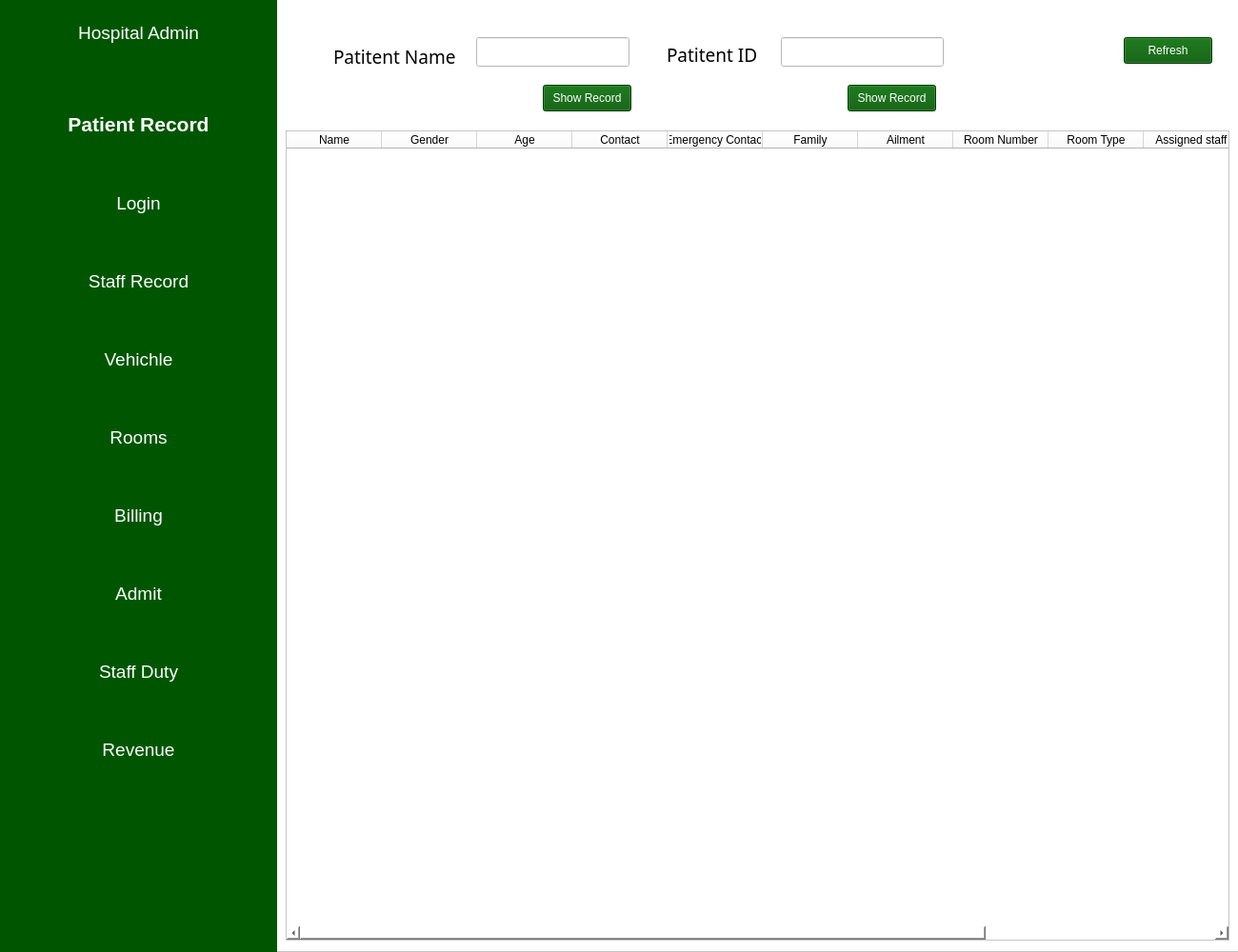
<?xml version="1.0" encoding="UTF-8"?>
<ui version="4.0">
 <class>MainWindow</class>
 <widget class="QMainWindow" name="MainWindow">
  <property name="geometry">
   <rect>
    <x>0</x>
    <y>0</y>
    <width>1300</width>
    <height>1000</height>
   </rect>
  </property>
  <property name="windowTitle">
   <string>MainWindow</string>
  </property>
  <property name="styleSheet">
   <string notr="true">background-color: rgb(255,255,255);
</string>
  </property>
  <widget class="QWidget" name="MainWidget">
   <widget class="QFrame" name="frame">
    <property name="geometry">
     <rect>
      <x>0</x>
      <y>-1</y>
      <width>1301</width>
      <height>1001</height>
     </rect>
    </property>
    <property name="frameShape">
     <enum>QFrame::StyledPanel</enum>
    </property>
    <property name="frameShadow">
     <enum>QFrame::Raised</enum>
    </property>
    <widget class="QLabel" name="PIDLabel_2">
     <property name="geometry">
      <rect>
       <x>350</x>
       <y>50</y>
       <width>141</width>
       <height>21</height>
      </rect>
     </property>
     <property name="font">
      <font>
       <family>Mongolian Baiti</family>
       <pointsize>14</pointsize>
       <weight>50</weight>
       <italic>false</italic>
       <bold>false</bold>
      </font>
     </property>
     <property name="styleSheet">
      <string notr="true">background-color: rgba(255, 255, 255, 0);font: 14pt &quot;Mongolian Baiti&quot;;color: rgb(0,0,0);</string>
     </property>
     <property name="text">
      <string>Patitent Name</string>
     </property>
    </widget>
    <widget class="QLineEdit" name="PIDEntry_2">
     <property name="geometry">
      <rect>
       <x>500</x>
       <y>40</y>
       <width>161</width>
       <height>31</height>
      </rect>
     </property>
     <property name="font">
      <font>
       <pointsize>10</pointsize>
      </font>
     </property>
     <property name="styleSheet">
      <string notr="true">color: rgb(255, 255, 255);
selection-background-color: rgb(255, 11, 104);</string>
     </property>
    </widget>
    <widget class="QPushButton" name="button">
     <property name="geometry">
      <rect>
       <x>1180</x>
       <y>40</y>
       <width>93</width>
       <height>28</height>
      </rect>
     </property>
     <property name="styleSheet">
      <string notr="true">color: rgb(255, 255, 255);
background-color: rgb(0,86,0);</string>
     </property>
     <property name="text">
      <string>Refresh</string>
     </property>
    </widget>
    <widget class="QTableWidget" name="TableWidget">
     <property name="geometry">
      <rect>
       <x>300</x>
       <y>138</y>
       <width>991</width>
       <height>851</height>
      </rect>
     </property>
     <property name="font">
      <font>
       <family>Mongolian Baiti</family>
       <pointsize>11</pointsize>
       <weight>50</weight>
       <italic>false</italic>
       <bold>false</bold>
      </font>
     </property>
     <property name="styleSheet">
      <string notr="true">font: 11pt &quot;Mongolian Baiti&quot;;
color: rgb(0, 0, 0);</string>
     </property>
     <property name="gridStyle">
      <enum>Qt::DashDotDotLine</enum>
     </property>
     <property name="sortingEnabled">
      <bool>true</bool>
     </property>
     <column>
      <property name="text">
       <string>Name</string>
      </property>
     </column>
     <column>
      <property name="text">
       <string>Gender</string>
      </property>
     </column>
     <column>
      <property name="text">
       <string>Age</string>
      </property>
     </column>
     <column>
      <property name="text">
       <string>Contact</string>
      </property>
     </column>
     <column>
      <property name="text">
       <string>Emergency Contact</string>
      </property>
     </column>
     <column>
      <property name="text">
       <string>Family</string>
      </property>
     </column>
     <column>
      <property name="text">
       <string>Ailment</string>
      </property>
     </column>
     <column>
      <property name="text">
       <string>Room Number</string>
      </property>
     </column>
     <column>
      <property name="text">
       <string>Room Type</string>
      </property>
     </column>
     <column>
      <property name="text">
       <string>Assigned staff</string>
      </property>
     </column>
     <column>
      <property name="text">
       <string>Email</string>
      </property>
     </column>
     <column>
      <property name="text">
       <string>Medical History</string>
      </property>
     </column>
    </widget>
    <widget class="QLineEdit" name="PIDEntry">
     <property name="geometry">
      <rect>
       <x>820</x>
       <y>40</y>
       <width>171</width>
       <height>31</height>
      </rect>
     </property>
     <property name="font">
      <font>
       <pointsize>10</pointsize>
      </font>
     </property>
     <property name="styleSheet">
      <string notr="true">color: rgb(255, 255, 255);
selection-background-color: rgb(255, 11, 104);</string>
     </property>
    </widget>
    <widget class="QLabel" name="PIDLabel">
     <property name="geometry">
      <rect>
       <x>700</x>
       <y>50</y>
       <width>111</width>
       <height>16</height>
      </rect>
     </property>
     <property name="font">
      <font>
       <family>Mongolian Baiti</family>
       <pointsize>14</pointsize>
       <weight>50</weight>
       <italic>false</italic>
       <bold>false</bold>
      </font>
     </property>
     <property name="styleSheet">
      <string notr="true">background-color: rgba(255, 255, 255, 0);color: rgb(0,0,0);
font: 14pt &quot;Mongolian Baiti&quot;;</string>
     </property>
     <property name="text">
      <string>Patitent ID</string>
     </property>
    </widget>
    <widget class="QPushButton" name="SearchBtn_2">
     <property name="geometry">
      <rect>
       <x>570</x>
       <y>90</y>
       <width>93</width>
       <height>28</height>
      </rect>
     </property>
     <property name="styleSheet">
      <string notr="true">color: rgb(255, 255, 255);
background-color: rgb(0,86,0);</string>
     </property>
     <property name="text">
      <string>Show Record</string>
     </property>
    </widget>
    <widget class="QPushButton" name="SearchBtn">
     <property name="geometry">
      <rect>
       <x>890</x>
       <y>90</y>
       <width>93</width>
       <height>28</height>
      </rect>
     </property>
     <property name="styleSheet">
      <string notr="true">color: rgb(255, 255, 255);
background-color: rgb(0,86,0);</string>
     </property>
     <property name="text">
      <string>Show Record</string>
     </property>
    </widget>
    <widget class="QFrame" name="frame_2">
     <property name="geometry">
      <rect>
       <x>0</x>
       <y>0</y>
       <width>291</width>
       <height>1001</height>
      </rect>
     </property>
     <property name="styleSheet">
      <string notr="true">background-color: rgb(0, 86, 0);</string>
     </property>
     <property name="frameShape">
      <enum>QFrame::NoFrame</enum>
     </property>
     <property name="frameShadow">
      <enum>QFrame::Sunken</enum>
     </property>
     <property name="lineWidth">
      <number>3</number>
     </property>
     <widget class="QWidget" name="verticalLayoutWidget">
      <property name="geometry">
       <rect>
        <x>10</x>
        <y>70</y>
        <width>271</width>
        <height>781</height>
       </rect>
      </property>
      <layout class="QVBoxLayout" name="verticalLayout">
       <item>
        <widget class="QPushButton" name="patient_record">
         <property name="font">
          <font>
           <pointsize>16</pointsize>
           <weight>75</weight>
           <bold>true</bold>
          </font>
         </property>
         <property name="styleSheet">
          <string notr="true">color: rgb(255, 255, 255);
</string>
         </property>
         <property name="text">
          <string>Patient Record</string>
         </property>
         <property name="flat">
          <bool>true</bool>
         </property>
        </widget>
       </item>
       <item>
        <widget class="QPushButton" name="login">
         <property name="font">
          <font>
           <pointsize>14</pointsize>
          </font>
         </property>
         <property name="styleSheet">
          <string notr="true">color: rgb(255, 255, 255);</string>
         </property>
         <property name="text">
          <string>Login</string>
         </property>
         <property name="flat">
          <bool>true</bool>
         </property>
        </widget>
       </item>
       <item>
        <widget class="QPushButton" name="staff_record">
         <property name="font">
          <font>
           <pointsize>14</pointsize>
          </font>
         </property>
         <property name="styleSheet">
          <string notr="true">color: rgb(255, 255, 255);</string>
         </property>
         <property name="text">
          <string>Staff Record</string>
         </property>
         <property name="flat">
          <bool>true</bool>
         </property>
        </widget>
       </item>
       <item>
        <widget class="QPushButton" name="vehichle">
         <property name="font">
          <font>
           <pointsize>14</pointsize>
          </font>
         </property>
         <property name="styleSheet">
          <string notr="true">color: rgb(255, 255, 255);</string>
         </property>
         <property name="text">
          <string>Vehichle</string>
         </property>
         <property name="flat">
          <bool>true</bool>
         </property>
        </widget>
       </item>
       <item>
        <widget class="QPushButton" name="rooms">
         <property name="font">
          <font>
           <pointsize>14</pointsize>
          </font>
         </property>
         <property name="styleSheet">
          <string notr="true">color: rgb(255, 255, 255);</string>
         </property>
         <property name="text">
          <string>Rooms</string>
         </property>
         <property name="flat">
          <bool>true</bool>
         </property>
        </widget>
       </item>
       <item>
        <widget class="QPushButton" name="billing">
         <property name="font">
          <font>
           <pointsize>14</pointsize>
          </font>
         </property>
         <property name="styleSheet">
          <string notr="true">color: rgb(255, 255, 255);</string>
         </property>
         <property name="text">
          <string>Billing</string>
         </property>
         <property name="flat">
          <bool>true</bool>
         </property>
        </widget>
       </item>
       <item>
        <widget class="QPushButton" name="admit">
         <property name="font">
          <font>
           <pointsize>14</pointsize>
          </font>
         </property>
         <property name="styleSheet">
          <string notr="true">color: rgb(255, 255, 255);</string>
         </property>
         <property name="text">
          <string>Admit</string>
         </property>
         <property name="flat">
          <bool>true</bool>
         </property>
        </widget>
       </item>
       <item>
        <widget class="QPushButton" name="staff_duty">
         <property name="font">
          <font>
           <pointsize>14</pointsize>
          </font>
         </property>
         <property name="styleSheet">
          <string notr="true">color: rgb(255, 255, 255);</string>
         </property>
         <property name="text">
          <string>Staff Duty</string>
         </property>
         <property name="flat">
          <bool>true</bool>
         </property>
        </widget>
       </item>
       <item>
        <widget class="QPushButton" name="revenue">
         <property name="font">
          <font>
           <pointsize>14</pointsize>
          </font>
         </property>
         <property name="styleSheet">
          <string notr="true">color: rgb(255, 255, 255);</string>
         </property>
         <property name="text">
          <string>Revenue</string>
         </property>
         <property name="flat">
          <bool>true</bool>
         </property>
        </widget>
       </item>
      </layout>
     </widget>
     <widget class="QPushButton" name="hospital_admin">
      <property name="geometry">
       <rect>
        <x>10</x>
        <y>10</y>
        <width>271</width>
        <height>51</height>
       </rect>
      </property>
      <property name="font">
       <font>
        <pointsize>14</pointsize>
       </font>
      </property>
      <property name="styleSheet">
       <string notr="true">color: rgb(255, 255, 255);</string>
      </property>
      <property name="text">
       <string>Hospital Admin</string>
      </property>
      <property name="flat">
       <bool>true</bool>
      </property>
     </widget>
    </widget>
   </widget>
  </widget>
 </widget>
 <resources/>
 <connections/>
</ui>
